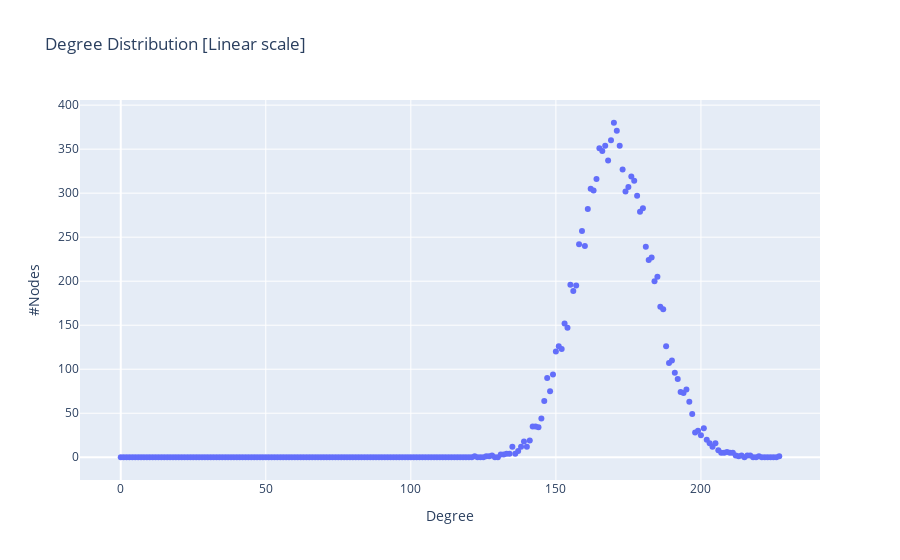

This figure's notebook cell:
### Code cell
#degree distribution

#linear-scale plot
fig01 = px.scatter(DegFreqER, x="Degree Value", y="Node Frequency", title = 'Degree Distribution [Linear scale]')
fig01.update_layout(xaxis_title="Degree",  yaxis_title="#Nodes")
fig01.show()

### Figure 1 — Plotly figure (JSON) as saved in the notebook; plotly's stock layout.template omitted (floating-point values rounded to 4 significant figures; data arrays with more than 128 entries replaced by an {"elided": "..."} marker saying what was removed)
{"data": [{"hovertemplate": "Degree Value=%{x}<br>Node Frequency=%{y}<extra></extra>", "legendgroup": "", "marker": {"color": "#636efa", "symbol": "circle"}, "mode": "markers", "name": "", "orientation": "v", "showlegend": false, "x": {"elided": "228 int values"}, "xaxis": "x", "y": {"elided": "228 int values"}, "yaxis": "y", "type": "scatter"}], "layout": {"xaxis": {"anchor": "y", "domain": [0.0, 1.0], "title": {"text": "Degree"}}, "yaxis": {"anchor": "x", "domain": [0.0, 1.0], "title": {"text": "#Nodes"}}, "legend": {"tracegroupgap": 0}, "title": {"text": "Degree Distribution [Linear scale]"}}}
